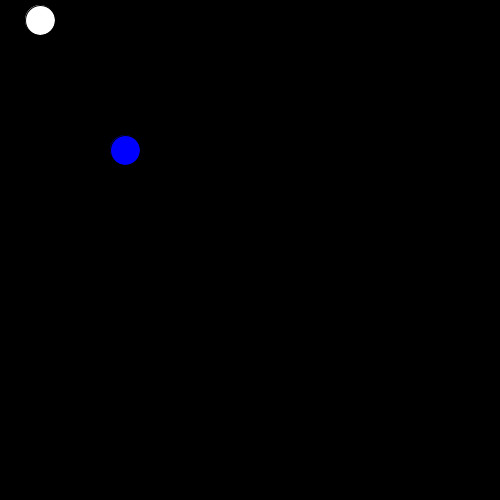
Frame 1 (no input)
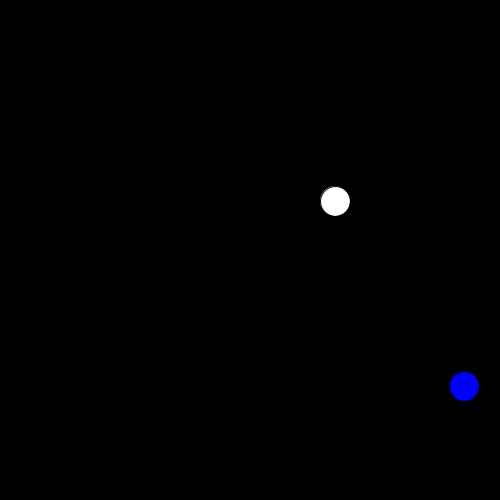
Frame 60 (the mouse pressed at the canvas centre just before this capture)
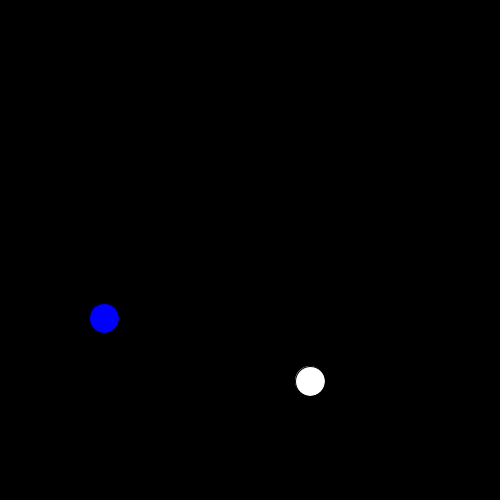
Frame 120 (the mouse held since frame 60 and released just before this capture)

The Processing sketch that drew these frames (run headless with seeded random() and noise(); from frame 60 on, the mouse is pressed at the canvas centre):

// Processing sketch: challenge_2d
// ── challenge_2d.pde
PVector p1, p2;
PVector vel1, vel2;
float r = 30;
float d;

void setup (){
  size(500,500);
  background(0);
  p1 = new PVector(40, 20);
  p2 = new PVector(125, 150);
  
  vel1 = new PVector(5,3);
  vel2 = new PVector(6,4);
}

void draw (){
  background(0);
  fill(255);
  circle(p1.x, p1.y, r);
  fill(0,0,255);
  circle(p2.x, p2.y, r);
  
  //movement
  p1.add(vel1);
  p2.add(vel2);
  
  //wall
  //ball1
  if(p1.x > width-r) {
    vel1.x=-vel1.x;
    p1.x=width-r;
  } else if (p1.x < 0+r) {
    vel1.x=-vel1.x;
    p1.x=0+r;
  }
  if (p1.y > height-r) {
    vel1.y=-vel1.y;
    p1.y=height-r;
  } else if (p1.y < 0+r) {
    vel1.y=-vel1.y;
    p1.y=0+r;
  }
  //ball2
    if(p2.x > width-r) {
    vel2.x=-vel2.x;
    p2.x=width-r;
  } else if (p2.x < 0+r) {
    vel2.x=-vel2.x;
    p2.x=0+r;
  }
  if (p2.y > height-r) {
    vel2.y=-vel2.y;
    p2.y=height-r;
  } else if (p2.y < 0+r) {
    vel2.y=-vel2.y;
    p2.y=0+r;
  }
  
  //ball collision
  d = dist(p1.x,p1.y,p2.x,p2.y);
  
  if (d < r) {
    println(d);
    //vel1.x=-vel1.x;
    //vel1.y=-vel1.y;
    //vel2.x=-vel2.x;
    //vel2.y=-vel2.y;
    vel1.mult(-1);
    vel2.mult(-1);
    
  }
  
}
